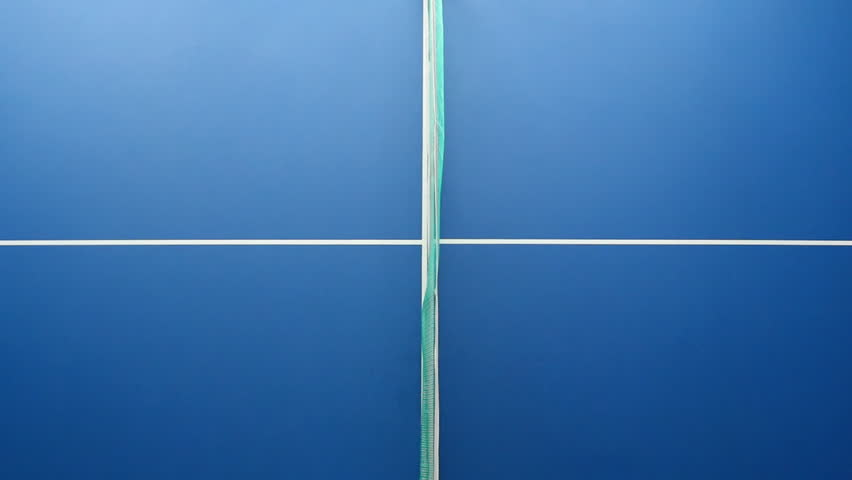
#> input picture Ping-pong-OpenCV-master/image/1.jpg, 852 x 480 px, given in place of the camera
$ python dropLogo.py
#> lines starting #> are read from the running program, lines starting #| are printed output that depends on the picture; after the words box and inside, x2 and y2 are one past the last pixel; in counts of white or black regions, pixels touching at a corner belong together
import cv2
import numpy as np


cap = cv2.VideoCapture(0)
cap.set(cv2.CAP_PROP_FRAME_WIDTH, 640)
cap.set(cv2.CAP_PROP_FRAME_HEIGHT, 480)

while True:
    _, bg_frame = cap.read()
#> bg_frame is the input picture: shape (480, 852, 3); mean B, G, R 171, 113.8, 59.2
    bg_frame = cv2.flip(bg_frame, 1)
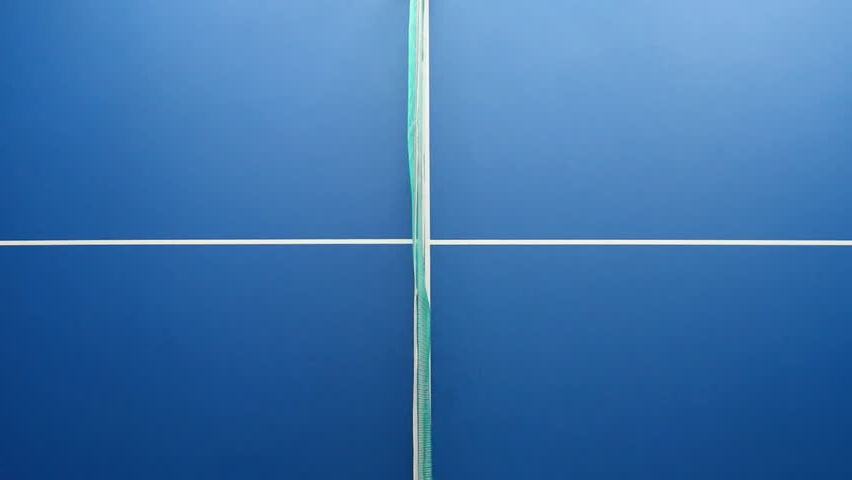
#> bg_frame: shape (480, 852, 3); mean B, G, R 171, 113.8, 59.2

    cv2.imshow("Webcam", bg_frame)

    if cv2.waitKey(1) == ord('q'):
#> (key q is pressed here)
        break

class Object:
    def __init__(self, size=50):
#> called with size = 50
        self.logo_org = cv2.imread('opencv_project\img\logo.png')
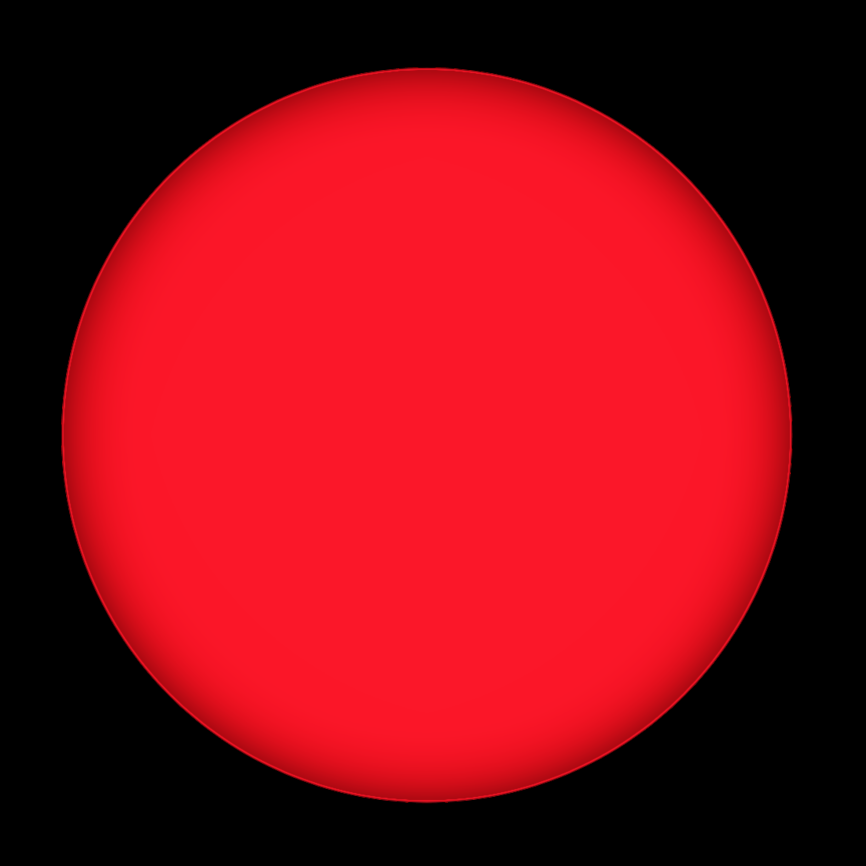
#> input picture opencv_project/img/logo.png, 3464 x 3464 px, found by its file name (shown at 1/4 size)
#> self.logo_org is the input picture: shape (3464, 3464, 3); mean B, G, R 20.9, 11.6, 136.2
        self.size = size
        self.logo = cv2.resize(self.logo_org, (size, size))
        img2gray = cv2.cvtColor(self.logo, cv2.COLOR_BGR2GRAY)
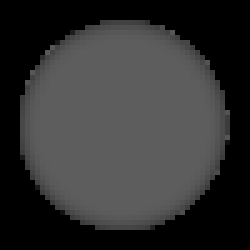
#> img2gray: shape (50, 50) (shown 5 times larger); min 0, max 93, mean 49.8
        _, logo_mask = cv2.threshold(img2gray, 1, 255, cv2.THRESH_BINARY)
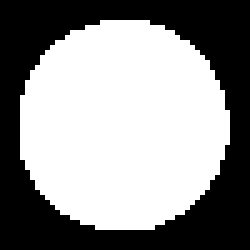
#> logo_mask: shape (50, 50) (shown 5 times larger); 56.4% white; 1 black region, box (x1, y1, x2, y2) and area: (0, 0, 50, 50) 1091
        self.logo_mask = logo_mask
        self.speed = 10
        self.x = 0
        self.y = 0
        self.score = 0

    def insert_object(self, frame):
        roi = frame[self.y:self.y + self.size, self.x:self.x + self.size]
        roi[np.where(self.logo_mask)] = 0
        roi += self.logo

    def update_position(self, tresh):
        height, width = tresh.shape
        self.y += self.speed
        if self.y + self.size > height:
            self.y = 0
            self.x = np.random.randint(0, width - self.size - 1)
            self.score -= 1

        roi = tresh[self.y:self.y + self.size, self.x:self.x + self.size]
        check = np.any(roi[np.where(self.logo_mask)])
        if check:
            self.score += 1
            self.y = 0
            self.x = np.random.randint(0, width - self.size - 1)
        return check

obj = Object()

def make_mask_bgr(img_bgr):
    img_hsv = cv2.cvtColor(img_bgr, cv2.COLOR_BGR2HSV)
#> img_hsv: shape (480, 852, 3); mean H, S, V 104.8, 173.2, 171.2

    low = np.array([100,80,2])
    high = np.array([126,255,255])

    img_mask = cv2.inRange(img_hsv, low, high)
#> img_mask: shape (480, 852); 96.6% white; 1 black region, box (x1, y1, x2, y2) and area: (0, 0, 852, 480) 13864

    return img_mask

while True:

    _, frame = cap.read()
    frame = cv2.flip(frame, 1)

    delta_frame = make_mask_bgr(frame)

    kernel = cv2.getStructuringElement(cv2.MORPH_ELLIPSE, (5,5))
    delta_frame = cv2.morphologyEx(delta_frame, cv2.MORPH_CLOSE, kernel, 1)
#> delta_frame: shape (480, 852); 96.6% white; 1 black region, box (x1, y1, x2, y2) and area: (18, 0, 852, 480) 13789

    thresh = cv2.threshold(delta_frame, 127, 255, cv2.THRESH_BINARY)[1]
    thresh = cv2.dilate(thresh, None, iterations=2)
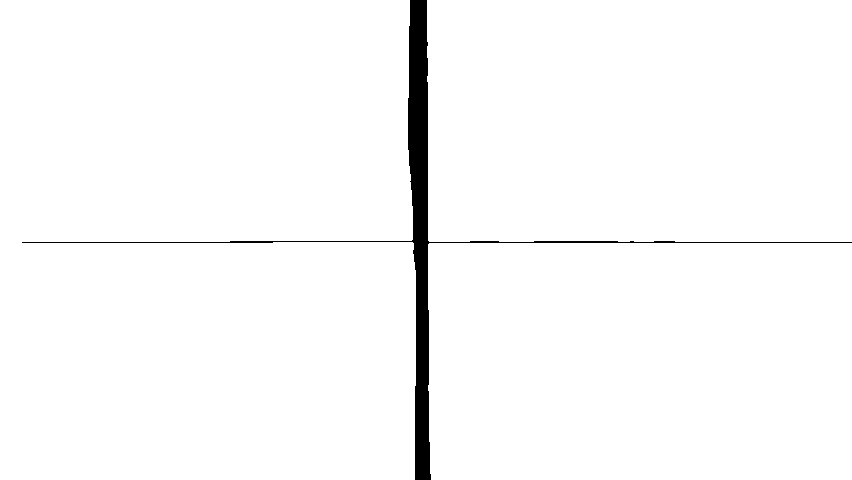
#> thresh: shape (480, 852); 97.9% white; 1 black region, box (x1, y1, x2, y2) and area: (22, 0, 852, 480) 8543
    cv2.imshow("track", delta_frame)

    hit = obj.update_position(delta_frame)
#> in update_position, `roi = tresh[self.y:self.y + self.size, self.x:self.x + self.size]`: roi: shape (50, 50); every value is 255
#> in update_position, `check = np.any(roi[np.where(self.logo_mask)])`: check = True
#> hit = True
    obj.insert_object(frame)
#> in insert_object, `roi += self.logo`:
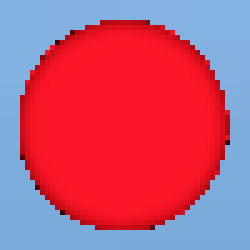
#> roi: shape (50, 50, 3) (shown 5 times larger); mean B, G, R 118.1, 87.7, 191.3

    if hit:
        frame[:, :, :] = 255
#> frame: shape (480, 852, 3); every value is 255

    text = f"Score: {obj.score}"
    cv2.putText(frame, text, (10, 20), cv2.FONT_HERSHEY_PLAIN, 2, (0, 255, 0), 2)
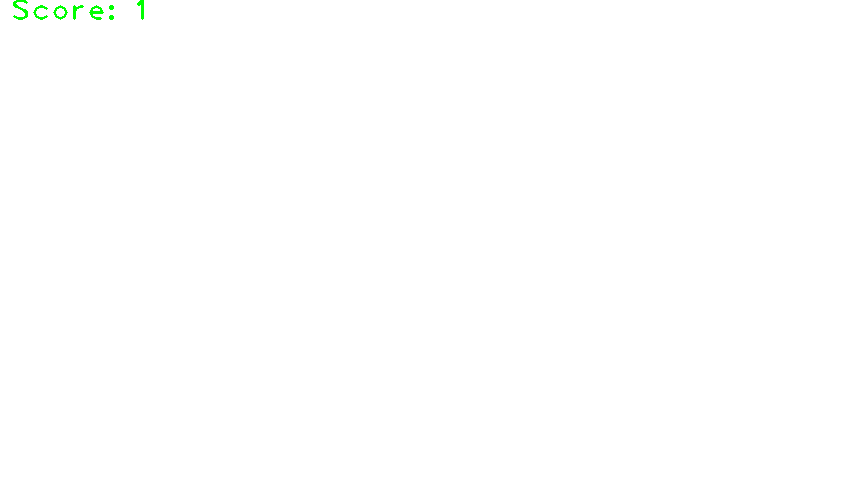
#> frame: shape (480, 852, 3); mean B, G, R 254.6, 255, 254.6

    cv2.imshow("Webcam", frame)

    if cv2.waitKey(1) == ord('q'):
#> (key q is pressed here)
        break

cap.release()
cv2.destroyAllWindows()
